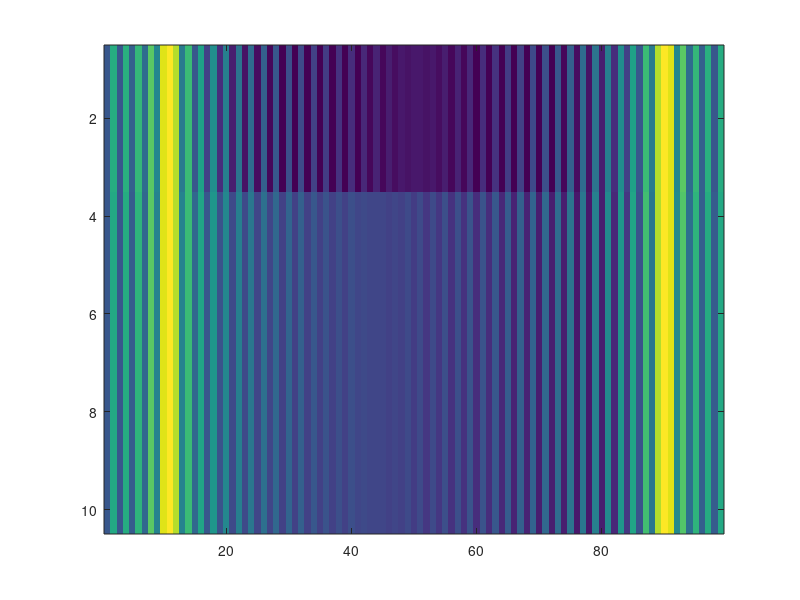

Recreate this plot in MATLAB.

cflat = @(C) [C{:}];

tau_p = 1;

alpha = 20;
quadRamp = @(t)alpha*(mod(t,tau_p).^2);
chirp = @(t)exp(1j*pi*quadRamp(t));
syncPulse = @(t)1.*(mod(t,tau_p)<tau_p/100);

Atmosphere = @(x,tau,fd) @(t)x(t-tau).*exp(-1j*2*pi*fd);

t = -eps:0.01:10*tau_p;
x_tx = chirp;

delay = 0.5;
x_rx = Atmosphere(x_tx,delay,0);

y_sync = syncPulse(t);
d = [0 diff(y_sync)>0];
y = conj(x_tx(t)).*x_rx(t);

plot(t,d,t,y);
axis('tight');

start_idx = find(d);
num_chunks = numel(start_idx);
y_chunks = {};

for i=1:(num_chunks-1)
  y_chunks{end+1} = y(start_idx(i):start_idx(i+1)-1);
end
M = min(cellfun(@numel,y_chunks));

y_grid = cflat(cellfun(@(x)x(1:M).',y_chunks,'Un',0)).';

Y_grid = fft(y_grid,[],2);
Y_grid_mag = 20*log10(abs(Y_grid));
imagesc(Y_grid_mag)